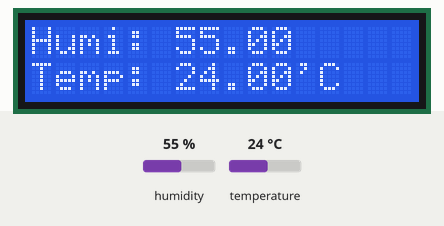
Recording of a sketch running on a simulated Arduino Uno, built with avr-gcc and run on an emulated ATmega328P. Shown: 16×2 character LCD. The test bench sets the inputs (shaded band); at power-on: humidity 55 %, temperature 24 °C. What the sketch prints to the serial monitor is not drawn.

Above: at 2.7 s.
2.8 s: humidity set to 22 %
At 5.0 s:
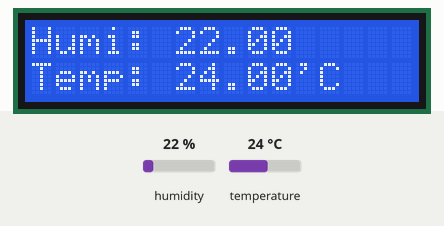
5.8 s: temperature set to 12 °C
At 7.2 s:
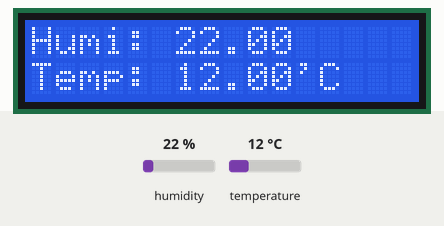
8.8 s: humidity set to 40 %
At 11.4 s:
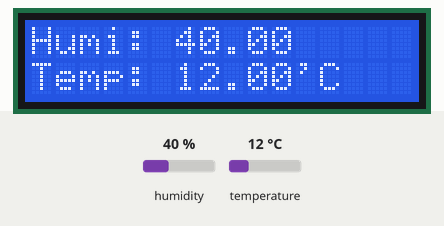
11.8 s: temperature set to 19 °C
At 13.6 s:
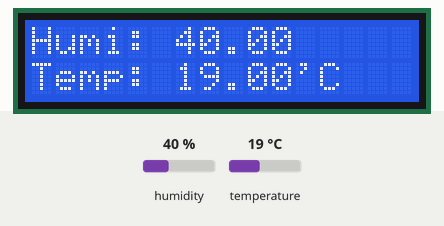
Timing chart, 0 to 15.1 s (numbered marks = the images above; inputs shaded):
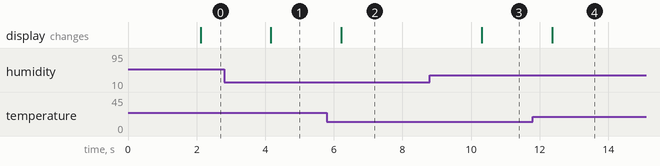

The sketch:

ex03_LCD.ino
```cpp
#include <Wire.h>
#include <LiquidCrystal_I2C.h>
#include <DHT.h>

#define DHTPIN 2
#define DHTTYPE DHT11

LiquidCrystal_I2C lcd(0x27,16,2);
DHT dht(DHTPIN, DHTTYPE);

void setup()
{
  Serial.begin(9600);
  Serial.println(F("DHTxx test!"));
  lcd.init();
  lcd.backlight();
  dht.begin();
}

void loop()
{
  delay(2000);

  float h = dht.readHumidity();
  float t = dht.readTemperature();
  float f = dht.readTemperature(true);

  if (isnan(h) || isnan(t) || isnan(f)) {
    Serial.println(F("Failed to read from DHT sensor!"));
    return;
  }

  Serial.print(F("Humidity: "));
  Serial.println(h);
  Serial.print(F("Temperature: "));
  Serial.print(t);
  Serial.println(F("°C "));
  Serial.println("");

  lcd.setCursor(0,0);
  lcd.print(F("Humi: "));
  lcd.print(h);
  lcd.setCursor(0,1);
  lcd.print(F("Temp: "));
  lcd.print(t);
  lcd.print(F("'C "));

  }
```

Measured:
- after the input at 2.8 s, the display: changes after 1.4 s (image 1)
- after the input at 5.8 s, the display: changes after 0.41 s (image 2)
- after the input at 8.8 s, the display: changes after 1.5 s (image 3)
- after the input at 11.8 s, the display: changes after 0.56 s (image 4)
